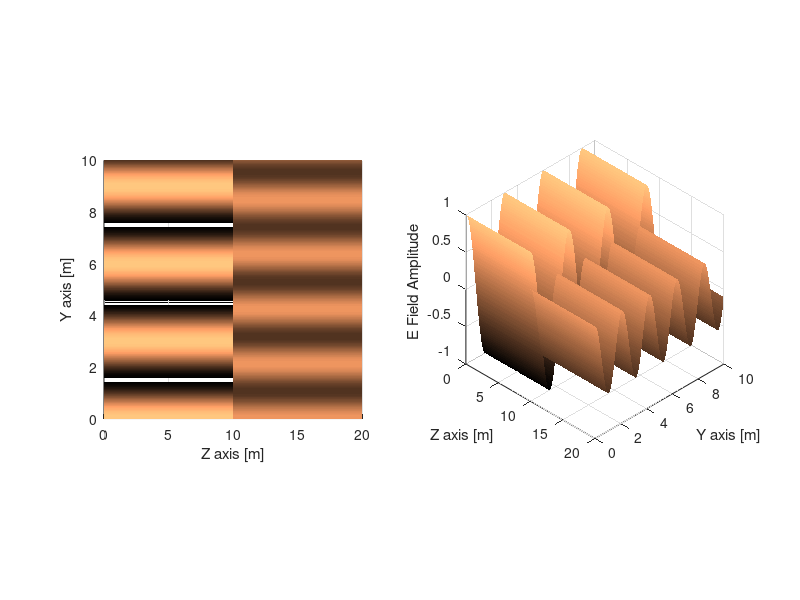

MATLAB code to generate this figure:
%%% Just MATLAB Things %%%%%%%%%%%%%%%%%%%%%%%%%%%%%%%%%%%%%%%%%%%%%%%%%%%%%%%%%
close all; clear variables; clc;
%%%%%%%%%%%%%%%%%%%%%%%%%%%%%%%%%%%%%%%%%%%%%%%%%%%%%%%%%%%%%%%%%%%%%%%%%%%%%%%%

%%% Parameters %%%%%%%%%%%%%%%%%%%%%%%%%%%%%%%%%%%%%%%%%%%%%%%%%%%%%%%%%%%%%%%%%

%%% The frequency of the EM wave
freq = 100e6;

%%% The initial amplitude of the EM wave
E_1 = 1;

%%% The angle of the wave front with respect to the z axis
theta = 45;

%%% the relative permitivitty of region 2
e_r = 2;

%%% the relative permeability of region 2
m_r = 1;

%%% the conductivity of region 2
sigma = 0;

%%% the space resolution to simulate
res = 0.01;

%%%%%%%%%%%%%%%%%%%%%%%%%%%%%%%%%%%%%%%%%%%%%%%%%%%%%%%%%%%%%%%%%%%%%%%%%%%%%%%%

%%% Anon and Constants %%%%%%%%%%%%%%%%%%%%%%%%%%%%%%%%%%%%%%%%%%%%%%%%%%%%%%%%%

ee_alpha = @(w, mu, epsilon, sigma) (w * sqrt( (mu * epsilon) / 2 )) * ...
				sqrt( sqrt( 1 + (sigma / (w * epsilon))^2 ) - 1 );

ee_beta = @(w, mu, epsilon, sigma) (w * sqrt( (mu * epsilon) / 2 )) * ...
				sqrt( sqrt( 1 + (sigma / (w * epsilon))^2 ) + 1 );

e0 = 8.8541878128 * 10^(-12);

m0 = 4 * pi * 10^(-7);

%%%%%%%%%%%%%%%%%%%%%%%%%%%%%%%%%%%%%%%%%%%%%%%%%%%%%%%%%%%%%%%%%%%%%%%%%%%%%%%%

w = 2 * pi * freq;

%%% grids of parameters 
[Y1, Z1] = meshgrid(0:res:10, 0:res:10);
[Y2, Z2] = meshgrid(0:res:10, 10:res:20);
t = 0;
time = 0:1e-10:1e-8;
direction = 0:1:90;

figure;
colormap('copper');

%%% rotate the wave over a full quadrant
for theta = direction

%%% the wave in the first region (free space)
alpha_v = ee_alpha(w, m0, e0, 0);
beta_v = ee_beta(w, m0, e0, 0);
R1 = Z1 .* cosd(theta) + Y1 .* sind(theta);
E_z1 = E_1 * cosd(theta);
E_y1 = E_1 * sind(theta);
Er_v = (E_z1^2 + E_y1^2)^0.5 .* exp(-alpha_v .* R1) .* exp( 1i .* ( w .* t - beta_v .* R1 ) );

%%% the wave in the second region
alpha_m = ee_alpha(w, m_r * m0, e_r * e0, sigma);
beta_m = ee_beta(w, m_r * m0, e_r * e0, sigma);
R2 = Z2 .* cosd(theta) + Y2 .* sind(theta);
E_z2 = E_z1;
E_y2 = E_y1 / e_r;
Er_m = (E_z2^2 + E_y2^2)^0.5 .* exp(-alpha_m .* R2) .* exp( 1i .* ( w .* t - beta_m .* R2 ) );

%%% plot a top down view of the two waves
subplot(1,2,1)
cla;
surface(Z1, Y1, real(Er_v), 'EdgeColor','none');
surface(Z2, Y2, real(Er_m), 'EdgeColor','none');
axis square;
view([0, 0, 1]);
xlabel('Z axis [m]');
ylabel('Y axis [m]');
zlabel('E Field Amplitude');
grid on;
xlim([Z1(1) Z2(end)]);
ylim([Y1(1) Y2(end)]);

%%% plot a side shot of the two waves
subplot(1,2,2)
cla;
surface(Z1, Y1, real(Er_v), 'EdgeColor','none');
surface(Z2, Y2, real(Er_m), 'EdgeColor','none');
axis square;
view([1, -1, 1]);
xlabel('Z axis [m]');
ylabel('Y axis [m]');
zlabel('E Field Amplitude');
grid on;
xlim([Z1(1) Z2(end)]);
ylim([Y1(1) Y2(end)]);

%%% force MATLAB to draw every loop
drawnow;
end